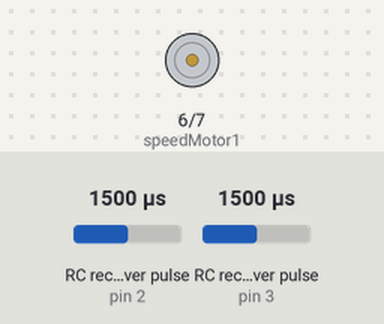
A sketch run on a simulated Arduino Uno, built with avr-gcc and run on an emulated ATmega328P. Shown: motor-driver pin pairs drawn as motors (green arrow = first pin HIGH = forward, orange = second pin HIGH = backward, longer = more drive). Wiring (inferred from the names in the program): 2 × RC receiver channel: data pin 2 / data pin 3. The test bench sets the inputs (shaded band); at power-on: RC receiver pulse (sensors on pin 2, pin 3) 1500 µs. What the sketch prints to the serial monitor is not drawn.

Above: at 1.2 s.
1.3 s: RC receiver pulse (sensor on pin 2) set to 1477 µs
At 1.9 s:
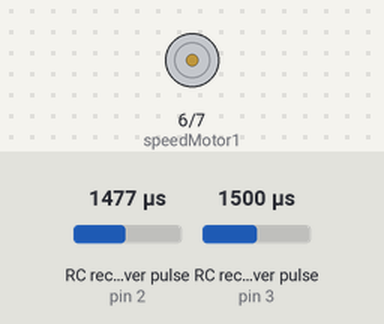
4.3 s: RC receiver pulse (sensor on pin 3) set to 1277 µs
7.3 s: RC receiver pulse (sensor on pin 3) set to 1265 µs
10.3 s: RC receiver pulse (sensor on pin 2) set to 1493 µs
13.3 s: RC receiver pulse (sensor on pin 3) set to 1980 µs
At 14.06 s:
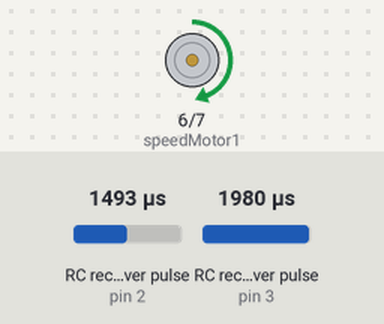
16.3 s: RC receiver pulse (sensor on pin 3) set to 1020 µs
At 17.5 s:
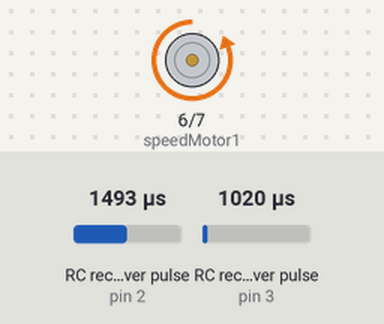
Timing chart, 0 to 18.8 s (numbered marks = the images above; inputs shaded):
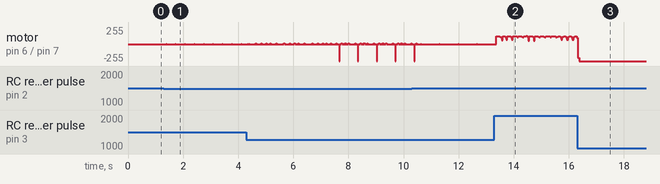

The sketch:

PPMToPWMSignal.ino
```cpp
//define the pins and variables

#define RCPinCh2 2

#define RCPinCh3 3

#define directionMotor1 4 //който сложим
#define directionMotor2 5 //който сложим
#define speedMotor1 6 //който сложим
#define speedMotor2 7 //който сложим

volatile unsigned long StartTimeCh2 = 0;
volatile unsigned long CurrentTimeCh2 = 0;
volatile unsigned long PulsesCh2 = 0;
unsigned long PulseWidthCh2 = 0;

volatile unsigned long StartTimeCh3 = 0;
volatile unsigned long CurrentTimeCh3 = 0;
volatile unsigned long PulsesCh3 = 0;
unsigned long PulseWidthCh3 = 0;

int PWMSignal2 = 0;
int PWMSignal3 = 0;

int direction1 = 0;
int direction2 = 0;

void setup() {

  //set up the serial monitor, pin mode, and external interrupt.
  Serial.begin(115200);

  pinMode (RCPinCh2, INPUT_PULLUP);

  pinMode (RCPinCh3, INPUT_PULLUP);

  attachInterrupt (digitalPinToInterrupt (RCPinCh2), PulseTimerCh2, CHANGE); //вика функцията PulseTimerCh2 при промяна във фронта на пин RCPinCh2 - или когато настъпва rising edge или когао настъпва falling edge

  attachInterrupt (digitalPinToInterrupt (RCPinCh3), PulseTimerCh3, CHANGE); //вика функцията PulseTimerCh3 при промяна във фронта на пин RCPinCh3 - или когато настъпва rising edge или когао настъпва falling edge
}


void loop(){

//only save pulse lengths that are less than 2000 microseconds 2000) (
  cli();
  PulseWidthCh2 = PulsesCh2;
  sei();
  if (PulseWidthCh2 > 950 && PulseWidthCh2 < 2000){
    if(PulseWidthCh2 > 950 && PulseWidthCh2 <= 1469){
      // първия мотор се движи назад, май трябва да икараме на един цифров изход 1 или 0 за посоката и на един PWM изход или 0 или 255(ако се не се движат или се движат с максимална скорост) или съответно map-натата стойност
      digitalWrite(directionMotor1, LOW);
      direction1 = 1;
      PWMSignal2 = map(PulseWidthCh2, 1469, 1000, 0, 255); // май така би трябвало да се map-не - analogWrite приема стойности от 0 до 255
      analogWrite(speedMotor1, PWMSignal2);
    }
    else if(PulseWidthCh2 > 1469 && PulseWidthCh2 <= 1561){
      // първия мотор не се движи
      direction1 = 0;
      analogWrite(speedMotor1, 0);
    }
    else if(PulseWidthCh2 > 1561 && PulseWidthCh2 < 2000){
      // първия мотор се движи напред
      direction1 = -1;
      digitalWrite(directionMotor1, HIGH);
      PWMSignal2 = map(PulseWidthCh2, 1561, 2000, 0, 255); // май така би трябвало да се map-не - analogWrite приема стойности от 0 до 255
      analogWrite(speedMotor1, PWMSignal2);
    }
    //Serial.print("Ch 2 - ");
    //Serial.print("PWM: ");
    Serial.print(PWMSignal2);
    Serial.print(" ");
    //Serial.print("direction: ");
    Serial.print(direction1);
    Serial.print(" ");
    //Serial.print("Time: ");
    Serial.print(PulseWidthCh2);
    Serial.print("     ");
  }


  cli();
  PulseWidthCh3 = PulsesCh3;
  sei();
  if (PulseWidthCh3 > 950 && PulseWidthCh3 < 2000){
    if(PulseWidthCh3 > 950 && PulseWidthCh3 <= 1469){
      // втория мотор се движи назад
      digitalWrite(directionMotor2, LOW);
      direction2 = 1;
      PWMSignal3 = map(PulseWidthCh3, 1469, 1000, 0, 255); // май така би трябвало да се map-не - analogWrite приема стойности от 0 до 255
      analogWrite(speedMotor2, PWMSignal3);
    }
    else if(PulseWidthCh3 > 1469 && PulseWidthCh3 <= 1561){
      // втория мотор не се движи
      direction2 = 0;
      analogWrite(speedMotor2, 0);
    }
    else if(PulseWidthCh3 > 1561 && PulseWidthCh3 < 2000){
      // втория мотор се движи напред
      digitalWrite(directionMotor1, HIGH);
      direction2 = -1;
      PWMSignal3 = map(PulseWidthCh3, 1561, 2000, 0, 255); // май така би трябвало да се map-не - analogWrite приема стойности от 0 до 255
      analogWrite(speedMotor1, PWMSignal3);
    }
    //Serial.print("Ch 3 - ");
    //Serial.print("PWM: ");
    Serial.print(PWMSignal3);
    Serial.print(" ");
    //Serial.print("direction: ");
    Serial.print(direction2);
    Serial.print(" ");
    //Serial.print("Time: ");
    Serial.println(PulseWidthCh3);
  }

  //Serial.print("\n");

  //delay(100);

}

void PulseTimerCh2(){

//measure the time between interrupts

  CurrentTimeCh2 = micros(); //времето от началото на програмата

  if (CurrentTimeCh2 > StartTimeCh2){ //StartTimeCh2 - последният път, в който е бил засечен interrupt
    PulsesCh2 = CurrentTimeCh2 - StartTimeCh2; // времето между interrupt-ите, при rising edge  ще бъде генериран interrupt и отново ще бъде генериран interrupt при falling edge - времето между двете е най-много 2000 us
                                                // времето между falling edge и rising edge ще бъде около 18000us (при 50Hz времето между rising edges e около 20000us -> 20000 - 2000 = 18000)
    StartTimeCh2 = CurrentTimeCh2; //презаписва се последният път, в който е бил засечен interrupt
  }
}

void PulseTimerCh3(){

//measure the time between interrupts

  CurrentTimeCh3 = micros();

  if (CurrentTimeCh3 > StartTimeCh3) {
    PulsesCh3 = CurrentTimeCh3 - StartTimeCh3;
    StartTimeCh3 = CurrentTimeCh3;
  }
}
```

Measured:
- the behaviour switches between 1489 and 1488 µs on RC receiver pulse (sensor on pin 2) (found by bisection; images 0 and 1)
- after the input at 1.3 s, motor on pin 6 (speedMotor1) / pin 7 (speedMotor2): alternates forward 7/255 for 0.02 s and stopped for 0.32 s, starting after 0.08 s
